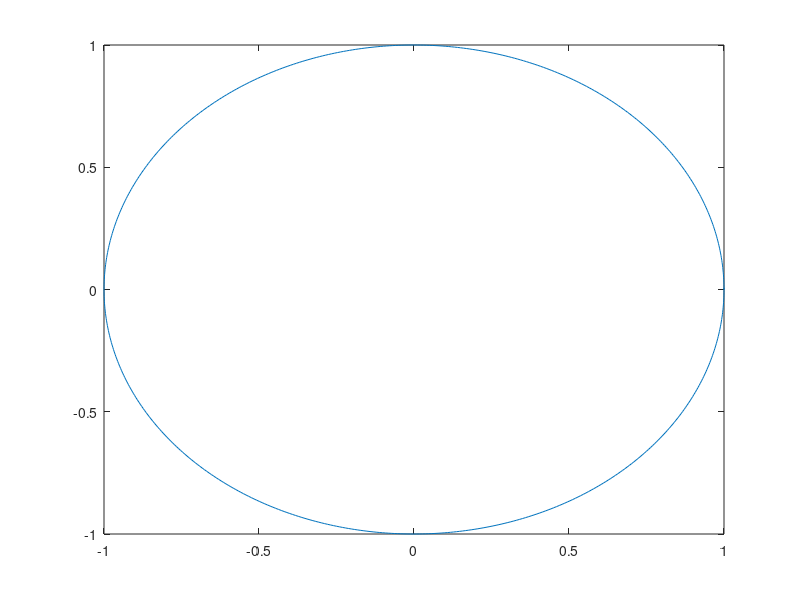

MATLAB code for this plot:
function varargout = plotcircle(radius,center,varargin)
% PLOTCIRCLE - Draws a circle
%  Usage:   h = plotcircle(radius,center,[ optional formatting arguments ]);
%  Inputs:  radius - radius of the resulting circle (double)
%           center - [x,y] coordinates of center of circle (2-element vector)
%           Additional optional arguments can be anything valid for the MATLAB 'plot' 
%            command regarding formatting (marker size, color, etc. - see 'help plot')
%  Output:  h - (optional) handle to circle
%
%  Examples: plotcircle - draws a unit circle (radius 1, center (0,0))
%            plotcircle(5) - draws a circle of radius 5 centered at (0,0))
%            plotcircle(2,[3,5]) draws a circle of radius 2 centered at (3,5)
%            plotcircle(6,[3,5],'r','LineWidth',8) draws a red circle of radius 2 
%               centered at (3,5), with 8 point line thickness
%
% Make sure axis is square before complaining that it draws an oval...
% See also plot

% AUTHOR: Roger Cheng
% $Id: plotcircle.m 4160 2009-12-11 19:10:14Z khrovat $

% Define undefined input arguments
if nargin < 1 || isempty('radius')
    radius = 1;
end
if nargin < 2 || isempty('center')
    center = [0 0];
end

% Make the actual circle
t = 0:.01:2*pi+.01;
x = cos(t);
y = sin(t);

% Plot
h = plot(radius*x+center(1),radius*y+center(2),varargin{:});

% Determine whether to output handle
if nargout == 1
    varargout{1} = h;
end
% axis square
